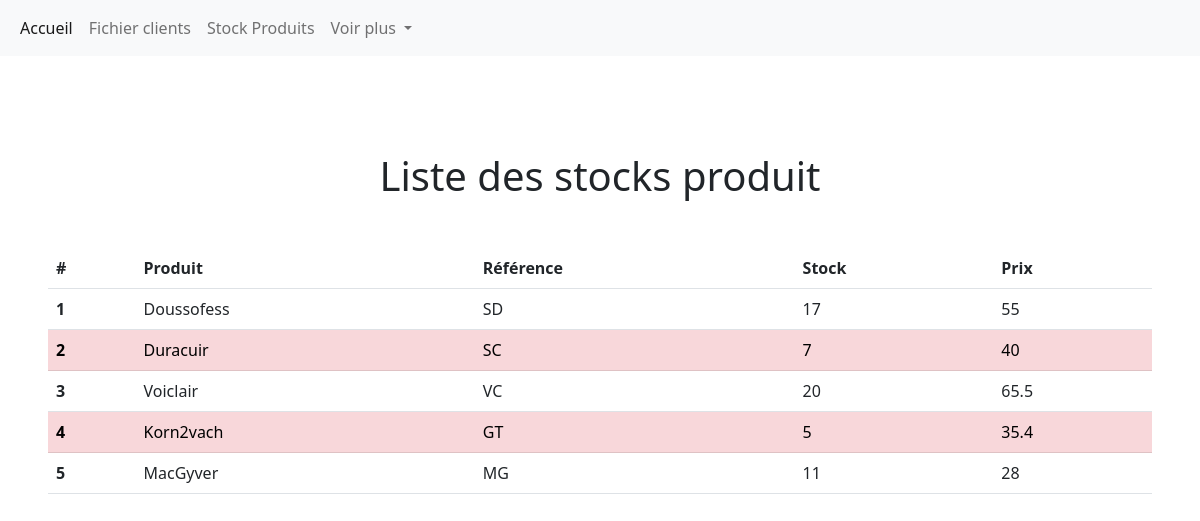
Before: /Products/stock (signed in) with the older database file.
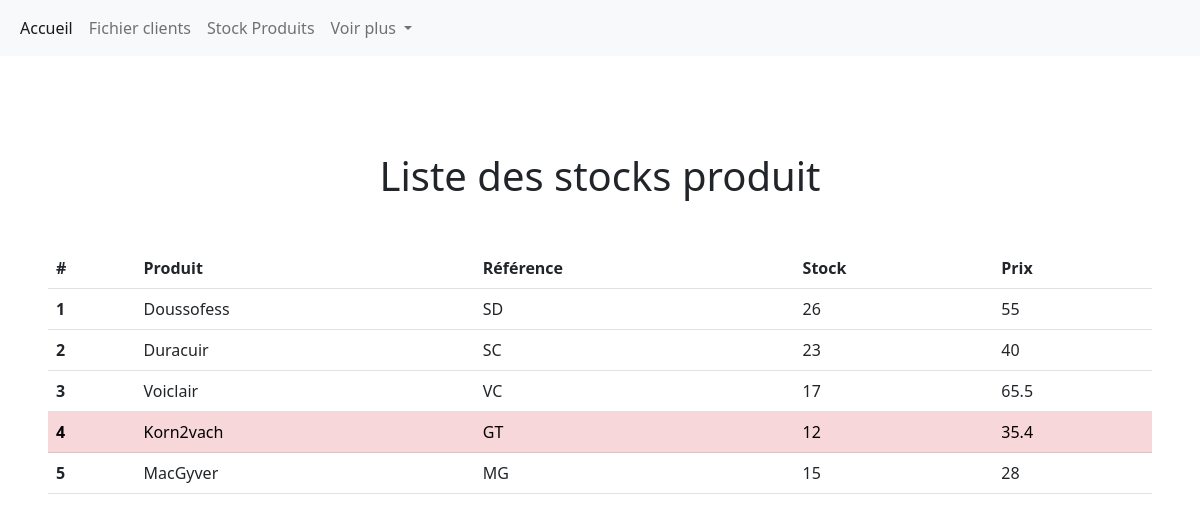
After: the same page with the newer database file.
### tables this page shows
CREATE TABLE `products` (
  `id` int(11) NOT NULL,
  `name` varchar(255) NOT NULL,
  `reference` varchar(255) NOT NULL,
  `stock` int(11) NOT NULL,
  `stock_alert` int(11) NOT NULL,
  `price_ht` float(6,2) NOT NULL,
  `vat_id` int(11) NOT NULL
);

### utils/Render.php (called while the page is built, shortened)
<?php
class Render
{
    public static function render(string $path, array $var = [])
    {
        extract($var);
        require('views/' . $path .  '.phtml');
        $pageContent = ob_get_clean();
        require('views/layout.phtml');
    }
}

### controllers/ProductsController.php (called while the page is built, shortened)
<?php
class ProductsController extends Controller
{
    public function stock()
    {
        $products = $this->model->findAll();
        Render::render("Stock", compact('pageTitle', 'products'));
    }
}

### index.php (called while the page is built, shortened)
<?php
require_once "config/Autoloader.php";
$route = new Routing();
$route->get();

### controllers/Controller.php (called while the page is built, shortened)
<?php
abstract class Controller
{
    public function __construct()
    {
        $this->model = new $this->modelName();
    }
}

### config/Autoloader.php (called while the page is built, shortened)
<?php
class Autoloader
{
    public static function Autoload()
    {
        spl_autoload_register(function ($classname) {
            $classname = str_replace("\\", "/", $classname);
        });
    }
}

### config/Database.php (called while the page is built, shortened)
<?php
class Database
{
    private static $instance = NULL;
    public static function getPdo(): PDO
    {
        if (self::$instance === NULL) {
            self::$instance = new PDO('mysql:host=localhost;dbname=pedale_joyeuse;charset=utf8', 'root', 'root', [
                PDO::ATTR_ERRMODE => PDO::ERRMODE_EXCEPTION,
                PDO::ATTR_DEFAULT_FETCH_MODE => PDO::FETCH_ASSOC
            ]);
        }
        return self::$instance;
    }
}

### models/Model.php (called while the page is built, shortened)
<?php
abstract class Model
{
    protected PDO $pdo;
    protected string $table;
    public function __construct()
    {
        $this->pdo = \config\Database::getpdo();
    }
    public function findAll()
    {
        $query = $this->pdo->prepare("SELECT * FROM {$this->table}");
        $query->execute();
        return $query->fetchAll();
    }
}

### views/stock.phtml (the view, shortened to what this page needs)
<h1 class="text-center m-5">Liste des stocks produit</h1>
<table class="table">
    <thead>
        <tr class=" align-middle">
            <th scope="col">#</th>
            <th scope="col">Produit</th>
            <th scope="col">Référence</th>
            <th scope="col">Stock</th>
            <th scope="col">Prix</th>
        </tr>
    </thead>
    <tbody>
        <?php
        $i = 1;
        foreach ($products as $product) : ?>
            <tr <?php if ($product['stock'] <= $product['stock_alert']) : ?> class="table-danger align-middle " <?php endif ?> class="align-middle ">
                <th scope="row"><?= $i ?></th>
                <td><?= $product['name'] ?></td>
                <td><?= $product['reference'] ?></td>
                <td><?= $product['stock'] ?></td>
                <td><?= $product['price_ht'] ?></td>
            </tr>
        <?php $i++; endforeach; ?>
    </tbody>
</table>

### config/Routing.php (shortened to what this page needs)
<?php
class Routing
{
    public function get()
    {
        try {
            if (isset($_GET['controller'])) {
                $url = htmlspecialchars($_GET['controller']);
                $newUrl = explode("/", $url);
                if (isset($newUrl[1])) {
                    $methodName = strtolower($newUrl[1]);
                    $controller = new $controllerName();
                    if (isset($newUrl[2])) {
                        $id = $newUrl[2];
                        $controller->$methodName(intval($id));
                    } else {
                        $controller->$methodName();
                    }
                } else {
                    throw new Exception("404 : Cette page n'existe pas");
                }
            }
            else {
                $index = new UsersController();
                $index->index();
            }
        }
        catch (Exception $e) {
            $errorMessage = $e->getMessage();
            $parts = explode(': ', $errorMessage);
            $errorCode = $parts[0];
            $errorDescription = $parts[1];
            $pageTitle = "Page d'erreur";
            Render::render("error", compact("errorCode", "errorDescription", "pageTitle"));
        }
    }
}

### views/layout.phtml (shortened to what this page needs)
<!DOCTYPE html>
<html lang="fr">
<head>
  <link href="https://cdn.jsdelivr.net/npm/bootstrap@5.2.3/dist/css/bootstrap.min.css" rel="stylesheet">
</head>
<body>
  <nav class="navbar navbar-expand-lg bg-light">
    <div class="container-fluid">
      <div class="collapse navbar-collapse" id="navbarNavDropdown">
        <ul class="navbar-nav">
          <li class="nav-item">
            <a class="nav-link active" aria-current="page" href="/pedaleJoyeuse">Accueil</a>
          </li>
          <li class="nav-item">
            <a class="nav-link" href="/pedaleJoyeuse/Customers/displayCustomers">Fichier clients</a>
          </li>
          <li class="nav-item">
            <a class="nav-link" href="/pedaleJoyeuse/Products/stock">Stock Produits</a>
          </li>
          <?php if (isset($_SESSION['id'])) { ?>
            <li class="nav-item dropdown">
              <a class="nav-link dropdown-toggle" href="/pedaleJoyeuse/Users/logout" role="button" data-bs-toggle="dropdown" aria-expanded="false">
                Voir plus
              </a>
            </li>
          <?php } ?>
        </ul>
      </div>
    </div>
  </nav>
  <main class="container-fluid p-5">
    <?= $pageContent; ?>
  </main>
</body>
</html>

Changed rows visible on the page:
changed products "Doussofess": stock "17" → "26"
changed products "Duracuir": stock "7" → "23"
changed products "Voiclair": stock "20" → "17"
changed products "Korn2vach": stock "5" → "12"
changed products "MacGyver": stock "11" → "15"
